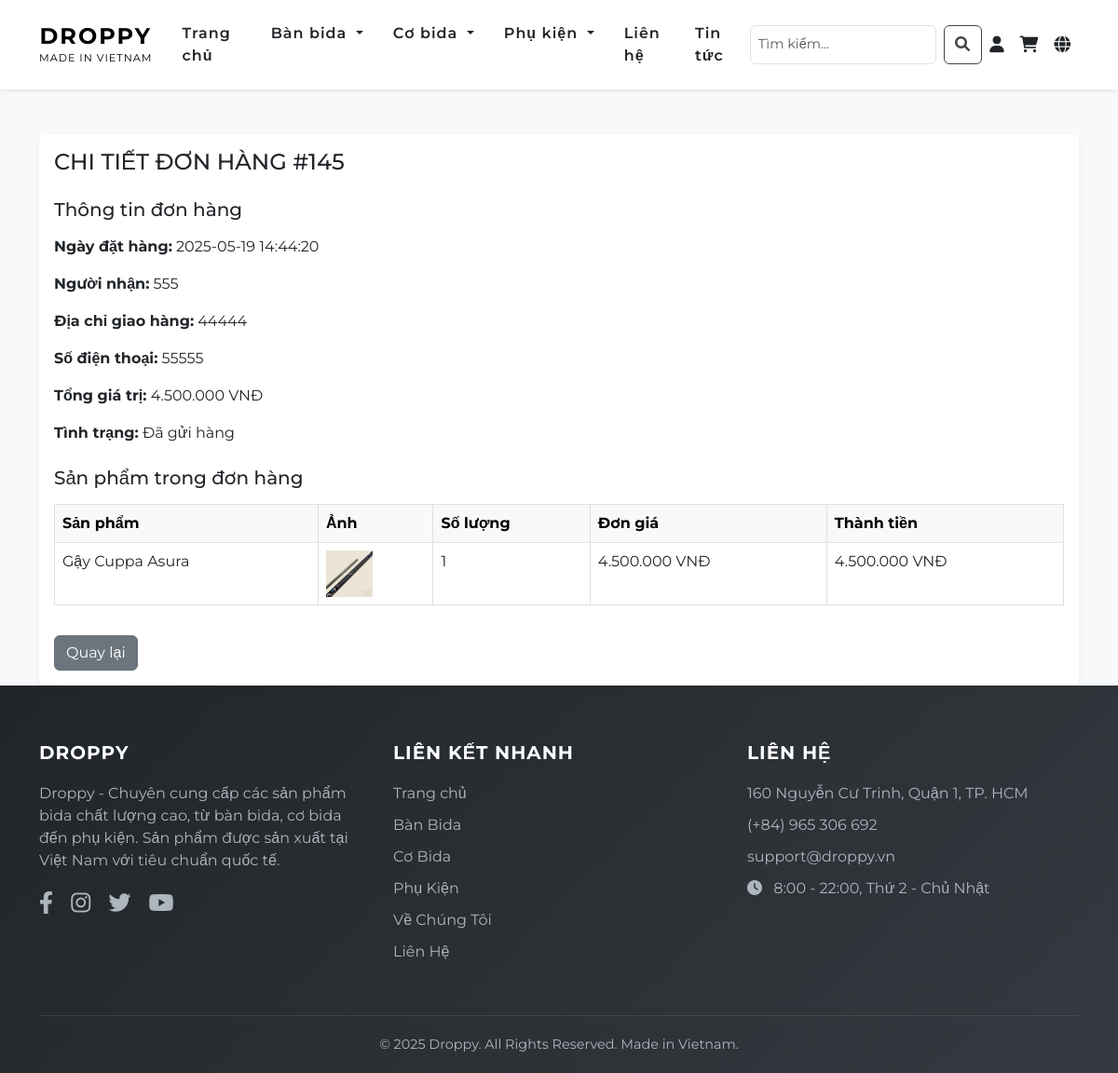
Screenshot of /account/orderDetails/145 (signed in) with the database file from the repository.
### tables this page shows
CREATE TABLE `orders` (
  `id` int(11) NOT NULL,
  `id_account` int(11) DEFAULT NULL,
  `name` varchar(255) NOT NULL,
  `phone` varchar(20) NOT NULL,
  `address` text NOT NULL,
  `created_at` timestamp NOT NULL DEFAULT current_timestamp(),
  `total` int(11) NOT NULL DEFAULT 0,
  `status` enum('Chờ xử lý','Đã chuyển khoản','Đã thanh toán','Đã gửi hàng','Đã giao','Đã huỷ') DEFAULT 'Chờ xử lý',
  `payment_method` enum('COD','MOMO_QR') DEFAULT 'COD',
  `momo_transaction_code` varchar(255) DEFAULT NULL,
  `discount` decimal(15,2) DEFAULT 0.00,
  `voucher_code` varchar(50) DEFAULT NULL
);

CREATE TABLE `order_details` (
  `id` int(11) NOT NULL,
  `order_id` int(11) NOT NULL,
  `product_id` int(11) NOT NULL,
  `quantity` int(11) NOT NULL,
  `price` decimal(10,2) NOT NULL
);

CREATE TABLE `tbl_product` (
  `product_id` int(11) NOT NULL,
  `product_name` varchar(255) NOT NULL,
  `cartegory_id` int(11) NOT NULL,
  `brand_id` int(11) NOT NULL,
  `product_price` int(11) NOT NULL,
  `product_desc` varchar(5000) NOT NULL,
  `product_img` varchar(255) NOT NULL,
  `stock` int(11) DEFAULT 10,
  `sold` int(11) DEFAULT 0
);

### app/controllers/AccountController.php (called while the page is built, shortened)
<?php
require_once('app/config/database.php');
require_once('app/models/AccountModel.php');
class AccountController {
    private $accountModel;
    public function __construct() {
        $this->db = (new Database())->getConnection();
        $this->accountModel = new AccountModel($this->db);
    }
    public function orderDetails($order_id) {
        $order = $this->accountModel->getOrderById($order_id);
        $order_details = $this->accountModel->getOrderDetails($order_id);
        include 'app/views/account/chitietdonhang.php';
    }
}
?>

### index.php (called while the page is built, shortened)
<?php
$url = $_GET['url'] ?? '';
$url = rtrim($url, '/');
$url = filter_var($url, FILTER_SANITIZE_URL);
$url = explode('/', $url);
$action = isset($url[1]) && $url[1] !== '' ? $url[1] : 'index';
$controller = new $controllerName();
call_user_func_array([$controller, $action], array_slice($url, 2));

### app/config/database.php (called while the page is built, shortened)
<?php
class Database
{
    private $host = "localhost";
    private $db_name = "droppy";
    private $username = "root";
    private $password = "";
    public function getConnection()
    {
        $this->conn = null;
        try {
            $this->conn = new PDO("mysql:host=" . $this->host . ";dbname=" . $this->db_name, $this->username, $this->password);
            $this->conn->exec("set names utf8");
        } catch (PDOException $exception) {
            echo "Connection error: " . $exception->getMessage();
        }
        return $this->conn;
    }
}

### app/models/AccountModel.php (called while the page is built, shortened)
<?php
class AccountModel {
    private $conn;
    public function __construct($db) {
        $this->conn = $db;
    }
    public function getOrderDetails($orderId) {
        $query = "SELECT p.product_name, p.product_img, od.quantity, od.price
                  FROM order_details od
                  JOIN tbl_product p ON od.product_id = p.product_id
                  WHERE od.order_id = :order_id";
        $stmt = $this->conn->prepare($query);
        $stmt->bindParam(":order_id", $orderId, PDO::PARAM_INT);
        $stmt->execute();
        return $stmt->fetchAll(PDO::FETCH_ASSOC);
    }
    public function getOrderById($orderId) {
        $query = "SELECT * FROM orders WHERE id = :order_id";
        $stmt = $this->conn->prepare($query);
        $stmt->bindParam(":order_id", $orderId, PDO::PARAM_INT);
        $stmt->execute();
        return $stmt->fetch(PDO::FETCH_ASSOC);
    }
}
?>

### app/views/account/chitietdonhang.php (the view)
<?php include 'app/views/shares/header.php'; ?>
<div class="container mt-5">
    <div class="row">
        <div class="col-12">
            <div class="card shadow-sm">
                <div class="card-body">
                    <h1 class="h4 mb-4">CHI TIẾT ĐƠN HÀNG #<?php echo htmlspecialchars($order['id']); ?></h1>
                    <div class="mb-4">
                        <h3 class="h5 mb-3">Thông tin đơn hàng</h3>
                        <p><strong>Ngày đặt hàng:</strong> <?php echo htmlspecialchars($order['created_at']); ?></p>
                        <p><strong>Người nhận:</strong> <?php echo htmlspecialchars($order['name']); ?></p>
                        <p><strong>Địa chỉ giao hàng:</strong> <?php echo htmlspecialchars($order['address']); ?></p>
                        <p><strong>Số điện thoại:</strong> <?php echo htmlspecialchars($order['phone']); ?></p>
                        <p><strong>Tổng giá trị:</strong> <?php echo number_format($order['total'], 0, ',', '.') . ' VNĐ'; ?></p>
                        <p><strong>Tình trạng:</strong> <?php echo htmlspecialchars($order['status']); ?></p>
                    </div>
                    <h3 class="h5 mb-3">Sản phẩm trong đơn hàng</h3>
                    <div class="table-responsive">
                        <table class="table table-bordered">
                            <thead class="table-light">
                                <tr>
                                    <th>Sản phẩm</th>
                                    <th>Ảnh</th>
                                    <th>Số lượng</th>
                                    <th>Đơn giá</th>
                                    <th>Thành tiền</th>
                                </tr>
                            </thead>
                            <tbody>
                                <?php if (empty($order_details)): ?>
                                    <tr>
                                        <td colspan="5" class="text-muted text-center">Không có sản phẩm nào trong đơn hàng này.</td>
                                    </tr>
                                <?php else: ?>
                                    <?php foreach ($order_details as $detail): ?>
                                        <tr>
                                            <td><?php echo htmlspecialchars($detail['product_name']); ?></td>
                                            <td>
                                                <img src="/webdr/uploads/<?php echo htmlspecialchars($detail['product_img']); ?>"
                                                     alt="<?php echo htmlspecialchars($detail['product_name']); ?>"
                                                     style="width: 50px; height: 50px; object-fit: cover;">
                                            </td>
                                            <td><?php echo htmlspecialchars($detail['quantity']); ?></td>
                                            <td><?php echo number_format($detail['price'], 0, ',', '.') . ' VNĐ'; ?></td>
                                            <td><?php echo number_format($detail['quantity'] * $detail['price'], 0, ',', '.') . ' VNĐ'; ?></td>
                                        </tr>
                                    <?php endforeach; ?>
                                <?php endif; ?>
                            </tbody>
                        </table>
                    </div>
                    <a href="/webdr/account/info" class="btn btn-secondary mt-3">Quay lại</a>
                </div>
            </div>
        </div>
    </div>
</div>
<?php include 'app/views/shares/footer.php'; ?>

### app/views/css/style.css (style rules this page uses)
body { font-family: "Montserrat", sans-serif; background-color: #f8f9fa; }
.card { transition: transform 0.3s, box-shadow 0.3s; border: none; box-shadow: 0 2px 10px rgba(0, 0, 0, 0.1); }
.card-body { padding: 1rem; }

### rows the page displays
orders: id "145", created_at "2025-05-19 14:44:20", name "555", address "44444", phone "55555", total "4.500.000", status "Đã gửi hàng"
order_details: product.product_name "Gậy Cuppa Asura", product.product_img (picture), quantity "1", price "4.500.000", $detail['quantity'] * $detail['price'] "4.500.000"

### other values shown
trans('home') "Trang chủ"
trans('ban_bida') "Bàn bida"
trans('co_bida') "Cơ bida"
trans('phu_kien') "Phụ kiện"
trans('contact') "Liên hệ"
trans('news') "Tin tức"
